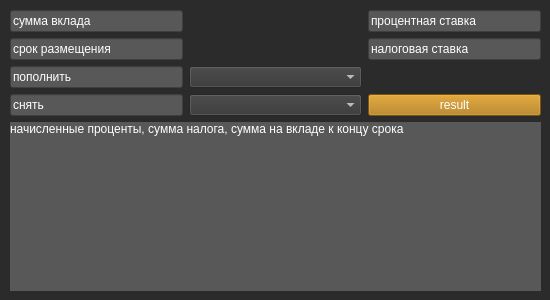
<?xml version="1.0" encoding="UTF-8"?>
<ui version="4.0">
 <class>Deposit_calc</class>
 <widget class="QWidget" name="Deposit_calc">
  <property name="geometry">
   <rect>
    <x>0</x>
    <y>0</y>
    <width>550</width>
    <height>300</height>
   </rect>
  </property>
  <property name="sizePolicy">
   <sizepolicy hsizetype="Expanding" vsizetype="Expanding">
    <horstretch>0</horstretch>
    <verstretch>0</verstretch>
   </sizepolicy>
  </property>
  <property name="minimumSize">
   <size>
    <width>550</width>
    <height>300</height>
   </size>
  </property>
  <property name="maximumSize">
   <size>
    <width>550</width>
    <height>300</height>
   </size>
  </property>
  <property name="windowTitle">
   <string>Deposit calculator</string>
  </property>
  <property name="styleSheet">
   <string notr="true">background-color: rgb(43, 43, 43);
color: rgb(255, 255, 255);</string>
  </property>
  <widget class="QWidget" name="gridLayoutWidget">
   <property name="geometry">
    <rect>
     <x>10</x>
     <y>10</y>
     <width>531</width>
     <height>281</height>
    </rect>
   </property>
   <layout class="QGridLayout" name="gridLayout">
    <item row="4" column="1">
     <widget class="QComboBox" name="combo_box_out">
      <property name="styleSheet">
       <string notr="true">background-color: rgb(54, 54, 54);
color: rgb(255, 255, 255);</string>
      </property>
     </widget>
    </item>
    <item row="0" column="0">
     <widget class="QLineEdit" name="sum">
      <property name="sizePolicy">
       <sizepolicy hsizetype="Preferred" vsizetype="Fixed">
        <horstretch>0</horstretch>
        <verstretch>0</verstretch>
       </sizepolicy>
      </property>
      <property name="styleSheet">
       <string notr="true">background-color: rgb(88, 88, 88);
color: rgb(255, 255, 255);</string>
      </property>
      <property name="text">
       <string>сумма вклада</string>
      </property>
     </widget>
    </item>
    <item row="3" column="1">
     <widget class="QComboBox" name="combo_box_add">
      <property name="enabled">
       <bool>true</bool>
      </property>
      <property name="styleSheet">
       <string notr="true">background-color: rgb(54, 54, 54);
color: rgb(255, 255, 255);</string>
      </property>
      <property name="editable">
       <bool>false</bool>
      </property>
      <property name="currentText">
       <string/>
      </property>
      <property name="currentIndex">
       <number>-1</number>
      </property>
     </widget>
    </item>
    <item row="1" column="0">
     <widget class="QLineEdit" name="count">
      <property name="sizePolicy">
       <sizepolicy hsizetype="Preferred" vsizetype="Fixed">
        <horstretch>0</horstretch>
        <verstretch>0</verstretch>
       </sizepolicy>
      </property>
      <property name="styleSheet">
       <string notr="true">background-color: rgb(88, 88, 88);
color: rgb(255, 255, 255);</string>
      </property>
      <property name="text">
       <string>срок размещения</string>
      </property>
     </widget>
    </item>
    <item row="4" column="2">
     <widget class="QPushButton" name="result">
      <property name="styleSheet">
       <string notr="true">background-color: rgb(175, 119, 8);
color: rgb(255, 255, 255);</string>
      </property>
      <property name="text">
       <string>result</string>
      </property>
     </widget>
    </item>
    <item row="5" column="0" colspan="3">
     <widget class="QLabel" name="res">
      <property name="sizePolicy">
       <sizepolicy hsizetype="Preferred" vsizetype="Preferred">
        <horstretch>0</horstretch>
        <verstretch>0</verstretch>
       </sizepolicy>
      </property>
      <property name="styleSheet">
       <string notr="true">background-color: rgb(88, 88, 88);
color: rgb(255, 255, 255);</string>
      </property>
      <property name="text">
       <string>начисленные проценты, сумма налога, сумма на вкладе к концу срока</string>
      </property>
      <property name="textFormat">
       <enum>Qt::AutoText</enum>
      </property>
      <property name="scaledContents">
       <bool>false</bool>
      </property>
      <property name="alignment">
       <set>Qt::AlignLeading|Qt::AlignLeft|Qt::AlignTop</set>
      </property>
      <property name="wordWrap">
       <bool>true</bool>
      </property>
      <property name="margin">
       <number>2</number>
      </property>
     </widget>
    </item>
    <item row="3" column="0">
     <widget class="QLineEdit" name="add">
      <property name="sizePolicy">
       <sizepolicy hsizetype="Preferred" vsizetype="Fixed">
        <horstretch>0</horstretch>
        <verstretch>0</verstretch>
       </sizepolicy>
      </property>
      <property name="styleSheet">
       <string notr="true">background-color: rgb(88, 88, 88);
color: rgb(255, 255, 255);</string>
      </property>
      <property name="text">
       <string>пополнить</string>
      </property>
     </widget>
    </item>
    <item row="4" column="0">
     <widget class="QLineEdit" name="out">
      <property name="sizePolicy">
       <sizepolicy hsizetype="Preferred" vsizetype="Fixed">
        <horstretch>0</horstretch>
        <verstretch>0</verstretch>
       </sizepolicy>
      </property>
      <property name="styleSheet">
       <string notr="true">background-color: rgb(88, 88, 88);
color: rgb(255, 255, 255);</string>
      </property>
      <property name="text">
       <string>снять</string>
      </property>
     </widget>
    </item>
    <item row="1" column="2">
     <widget class="QLineEdit" name="tax_procent">
      <property name="sizePolicy">
       <sizepolicy hsizetype="Preferred" vsizetype="Fixed">
        <horstretch>0</horstretch>
        <verstretch>0</verstretch>
       </sizepolicy>
      </property>
      <property name="styleSheet">
       <string notr="true">background-color: rgb(88, 88, 88);
color: rgb(255, 255, 255);</string>
      </property>
      <property name="text">
       <string>налоговая ставка</string>
      </property>
     </widget>
    </item>
    <item row="0" column="2">
     <widget class="QLineEdit" name="procent_dep">
      <property name="sizePolicy">
       <sizepolicy hsizetype="Preferred" vsizetype="Fixed">
        <horstretch>0</horstretch>
        <verstretch>0</verstretch>
       </sizepolicy>
      </property>
      <property name="styleSheet">
       <string notr="true">background-color: rgb(88, 88, 88);
color: rgb(255, 255, 255);</string>
      </property>
      <property name="text">
       <string>процентная ставка</string>
      </property>
     </widget>
    </item>
   </layout>
  </widget>
 </widget>
 <resources/>
 <connections/>
</ui>
